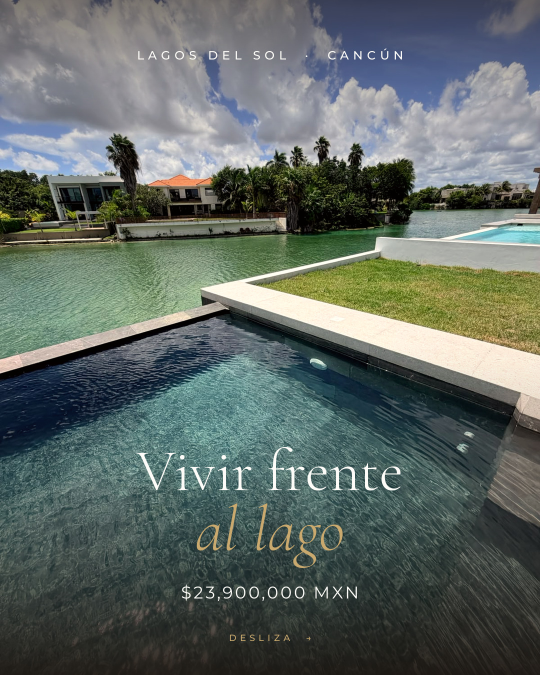
#> input picture campana-lagos-del-sol/salidas/carrusel/carrusel_01.jpg, 1080 x 1350 px, given in place of p08.jpg, which was not available (shown at 1/2 size)
$ python miniatura.py out.png
#> lines starting #> are read from the running program, lines starting #| are printed output that depends on the picture; pictures that were not available may be replaced by others from this repository, and a replacement may not be noted
### campana-lagos-del-sol/scripts/marca.py
"""Utilidades de marca ALTA VIDA: color, tipografía, gradación y recortes."""
import os
from PIL import Image, ImageDraw, ImageFont, ImageEnhance, ImageFilter

ESPRESSO = (28, 21, 16)
ORO = (201, 169, 110)
MARFIL = (253, 252, 248)

S = os.environ.get("CAMP_SRC", "")
FONTS = os.path.join(S, "fonts")
LOGO = os.path.join(S, "src", "ALTA_VIDA_PNG_.png")


def fuente(familia, tam, estilo):
    archivos = {
        "cormorant": "CormorantGaramond%5Bwght%5D.ttf",
        "cormorant-it": "CormorantGaramond-Italic%5Bwght%5D.ttf",
        "montserrat": "Montserrat%5Bwght%5D.ttf",
    }
    f = ImageFont.truetype(os.path.join(FONTS, archivos[familia]), tam)
    pesos = {"Thin": 100, "ExtraLight": 200, "Light": 300, "Regular": 400,
             "Medium": 500, "SemiBold": 600, "Bold": 700}
    f.set_variation_by_axes([pesos[estilo]])
    return f


def gradar(im):
    """Gradación cálida y suave tipo editorial."""
    im = im.convert("RGB")
#> im is the input picture: PIL image 1080x1350 RGB; mean R, G, B 95.1, 104.9, 100.5
    im = ImageEnhance.Color(im).enhance(0.9)
    im = ImageEnhance.Contrast(im).enhance(1.06)
    r, g, b = im.split()
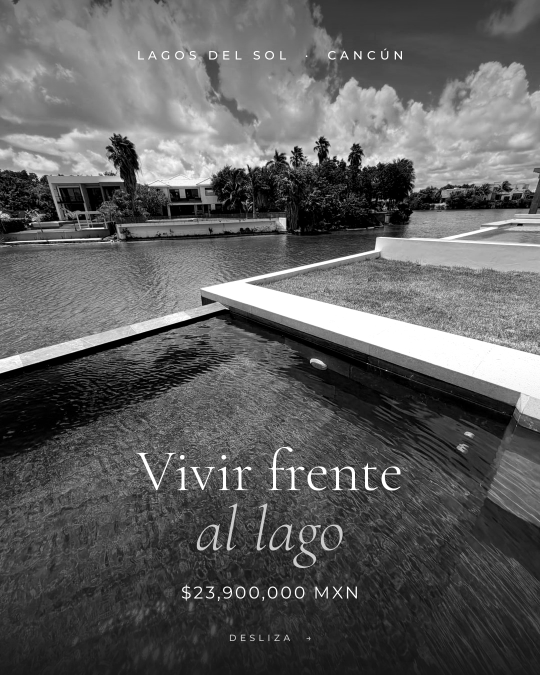
#> r: PIL image 1080x1350 L (shown at 1/2 size); min 0, max 255, mean 94.5
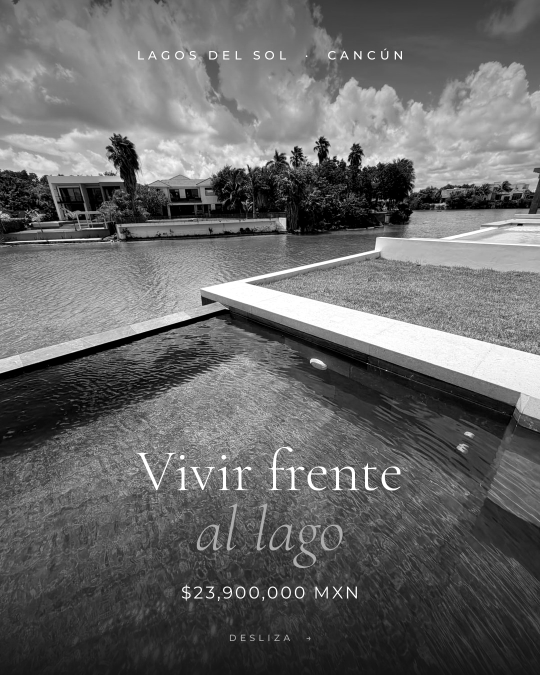
#> g: PIL image 1080x1350 L (shown at 1/2 size); min 0, max 255, mean 103.9
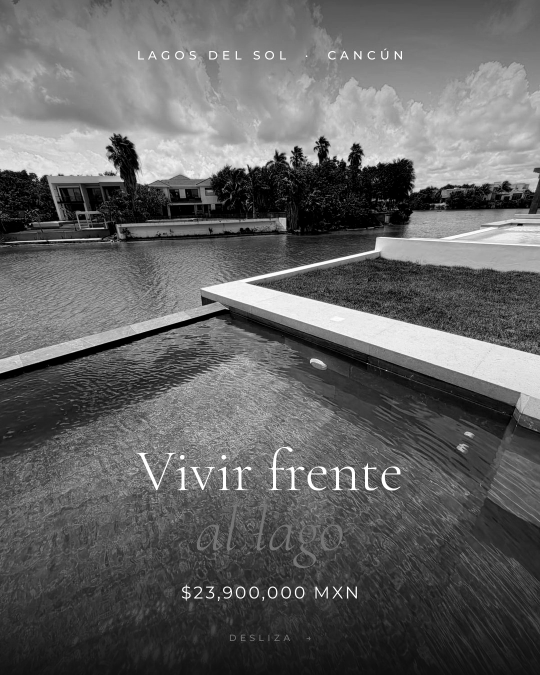
#> b: PIL image 1080x1350 L (shown at 1/2 size); min 0, max 255, mean 99.8
    r = r.point(lambda v: min(255, int(v * 1.035 + 3)))
    b = b.point(lambda v: int(v * 0.96))
    im = Image.merge("RGB", (r, g, b))
    return im


def cubrir(im, w, h, fx=0.5, fy=0.5):
    """Recorta y escala para llenar w×h con punto focal (fx, fy)."""
#> called with w = 1280, h = 720, fx = 0.5, fy = 0.3
    iw, ih = im.size
#> iw = 1080; ih = 1350
    esc = max(w / iw, h / ih)
#> esc = 1.19
    nw, nh = int(iw * esc + 0.5), int(ih * esc + 0.5)
#> nw = 1280; nh = 1600
    im = im.resize((nw, nh), Image.LANCZOS)
#> im: PIL image 1280x1600 RGB
    x = int((nw - w) * fx)
#> x = 0
    y = int((nh - h) * fy)
#> y = 264
    return im.crop((x, y, x + w, y + h))
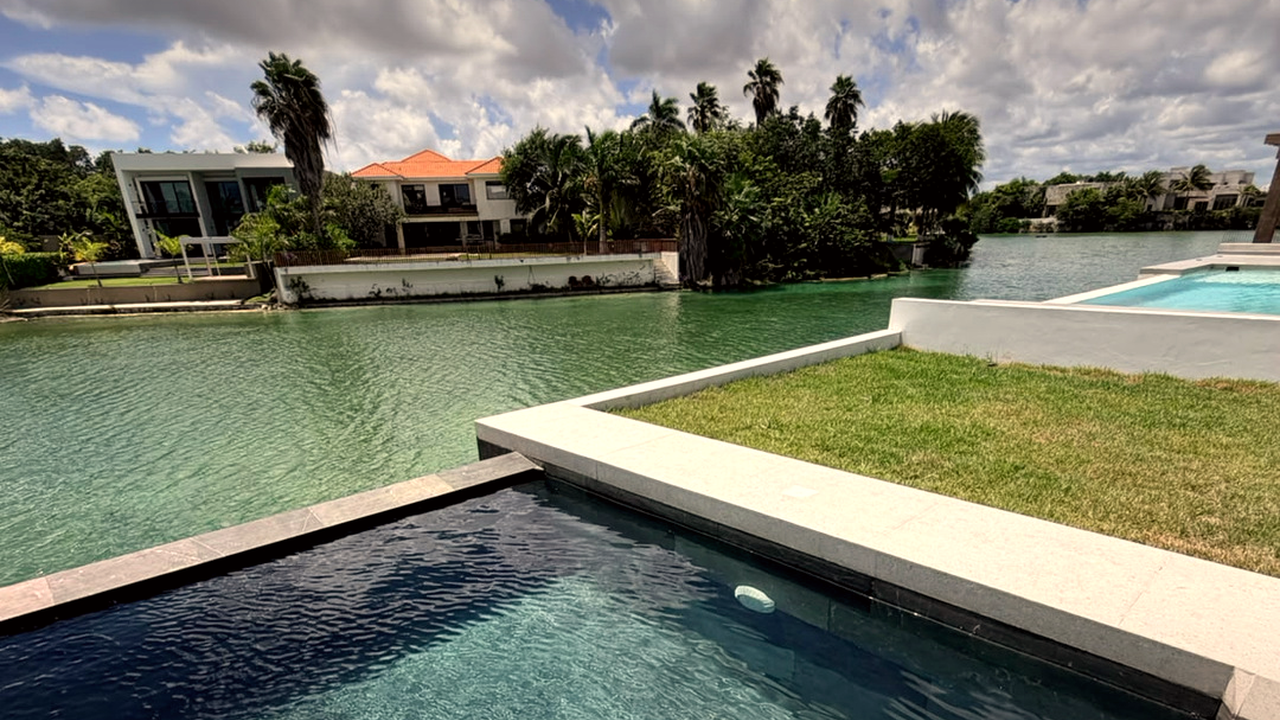
#> returned value: PIL image 1280x720 RGB; mean R, G, B 120.6, 123.4, 107.1


# [34 lines left out: functions degradado, texto_espaciado, logo, not called in this run]

### campana-lagos-del-sol/scripts/miniatura.py
"""Miniatura YouTube 1280×720."""
import os, sys
from PIL import Image, ImageDraw
sys.path.insert(0, os.path.dirname(__file__))
from marca import *

W, H = 1280, 720
im = cubrir(gradar(Image.open(f"{S}/photos/p08.jpg")), W, H, 0.5, 0.3).convert("RGBA")
#> im: PIL image 1280x720 RGBA
capa = Image.new("RGBA", (W, H), (0, 0, 0, 0))
#> capa: PIL image 1280x720 RGBA; every value is 0
d = ImageDraw.Draw(capa)
for x in range(W):
    a = int(235 * max(0, 1 - x / 820) ** 1.3)
    d.line([(x, 0), (x, H)], fill=ESPRESSO + (a,))
im.alpha_composite(capa)
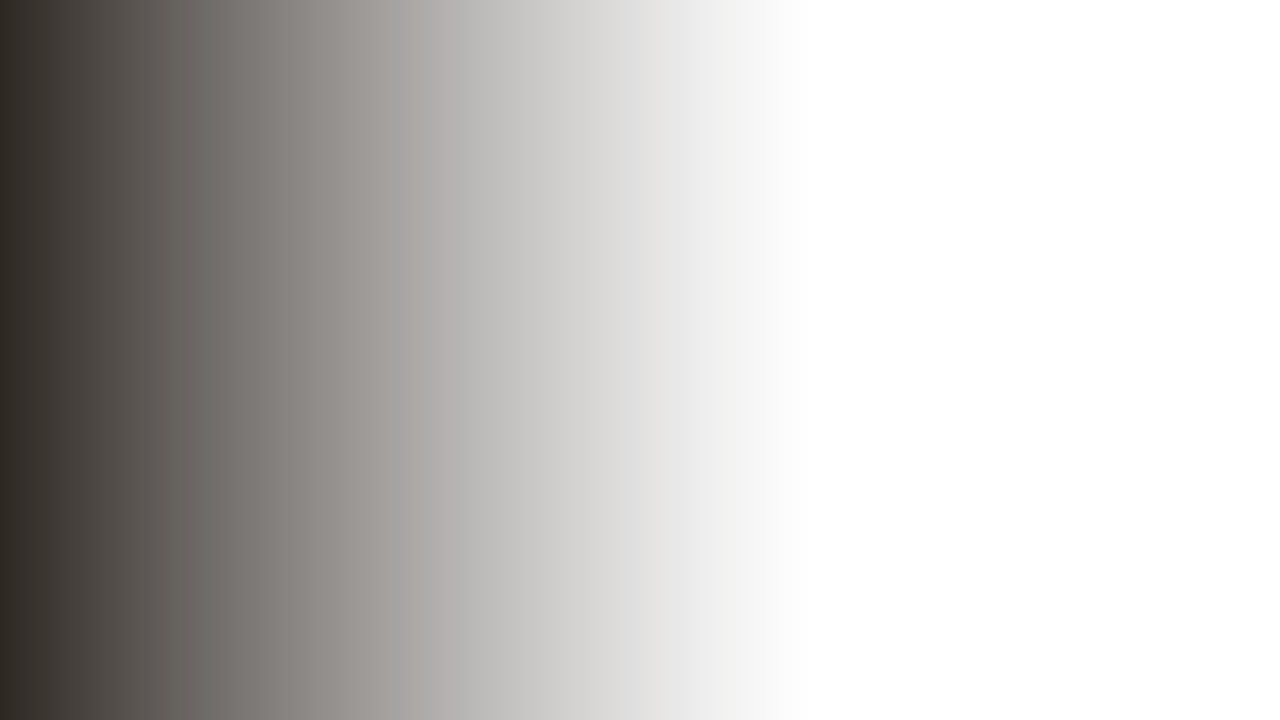
#> capa: PIL image 1280x720 RGBA; mean R, G, B, A 28, 21, 16, 65.2; transparent parts drawn white
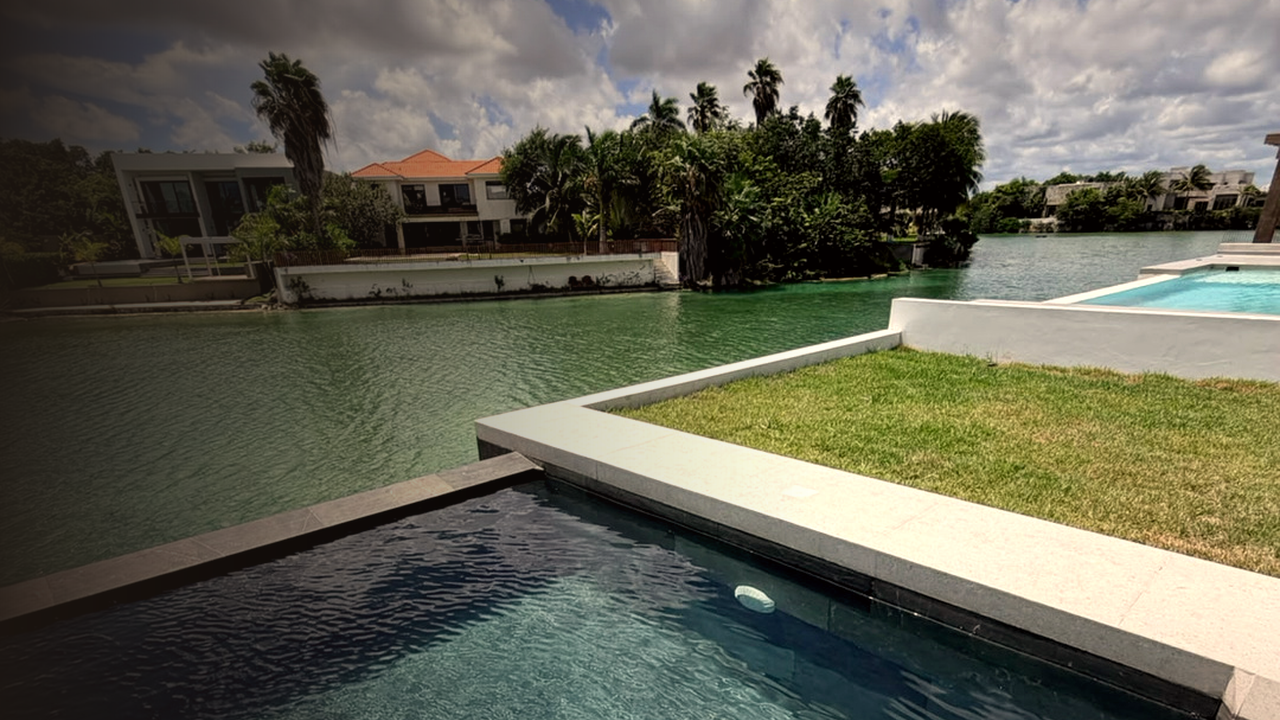
#> im: PIL image 1280x720 RGBA; mean R, G, B, A 99.9, 99.5, 84.6, 255
d = ImageDraw.Draw(im)
texto_espaciado(d, (70, 150), "LAGOS DEL SOL · CANCÚN", fuente("montserrat", 26, "SemiBold"), ORO, 0.3)
#> (the run stopped early here; a loop or call above may not have finished)

$ run again, on campana-lagos-del-sol/salidas/carrusel/carrusel_02.jpg
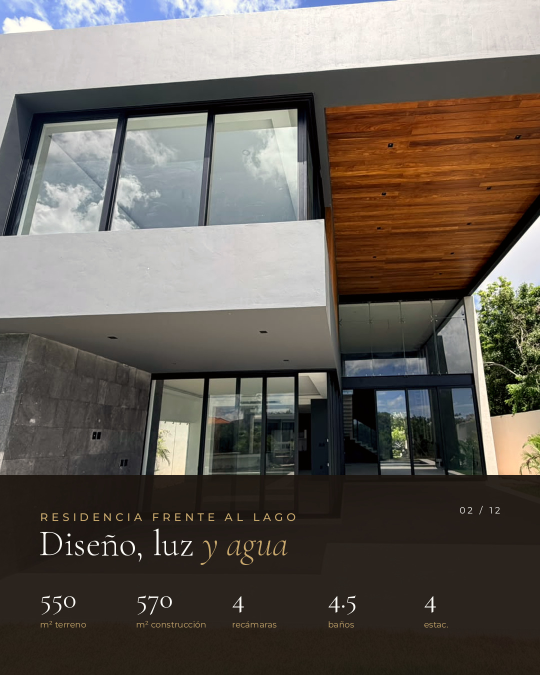
#> input picture campana-lagos-del-sol/salidas/carrusel/carrusel_02.jpg, 1080 x 1350 px, given in place of p08.jpg, which was not available (shown at 1/2 size)
#> in gradar, im is the input picture: PIL image 1080x1350 RGB; mean R, G, B 102, 95, 87.4
#> in gradar, `r, g, b = im.split()`:
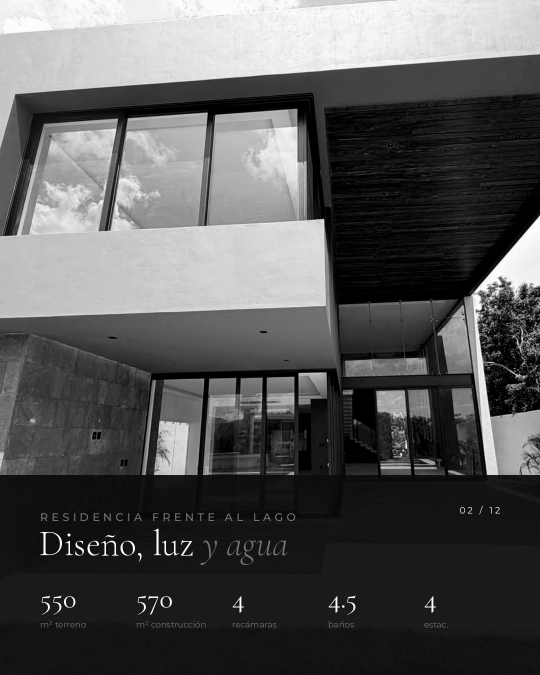
#> b: PIL image 1080x1350 L (shown at 1/2 size); min 0, max 255, mean 87
#> iw = 1080; ih = 1350
#> esc = 1.19
#> nw = 1280; nh = 1600
#> x = 0
#> y = 264
#> `im.alpha_composite(capa)`:
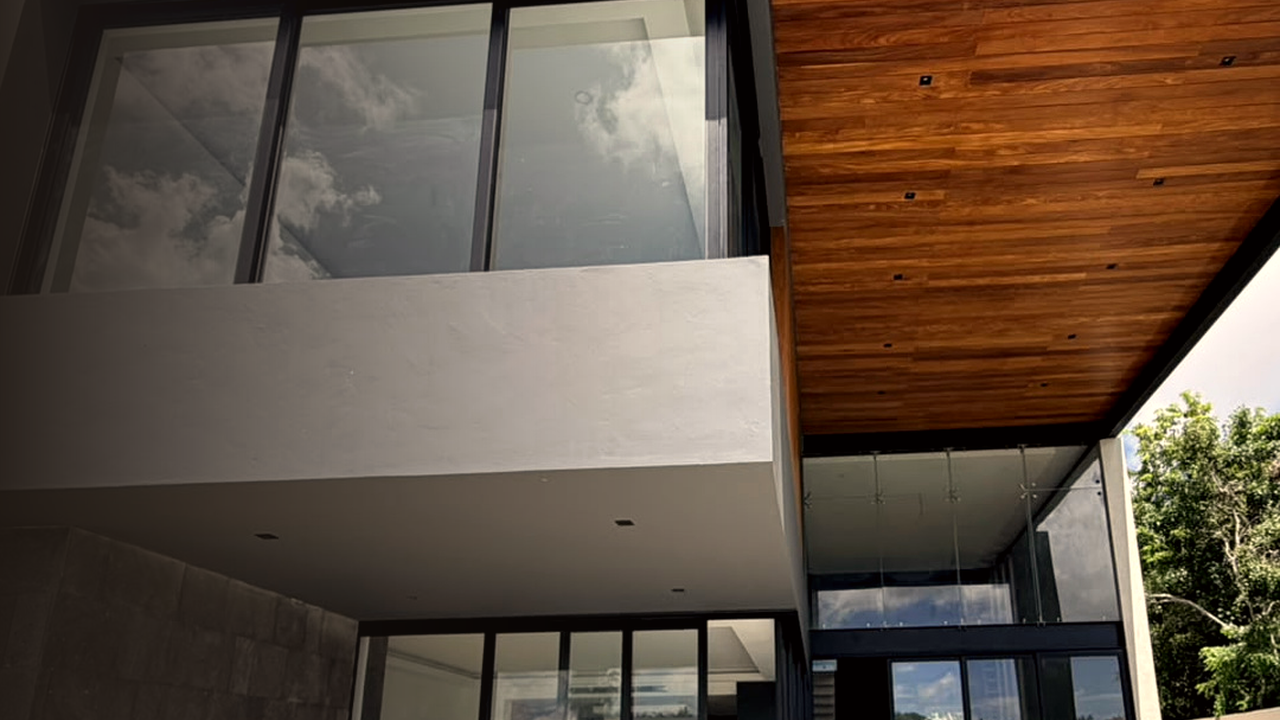
#> im: PIL image 1280x720 RGBA; mean R, G, B, A 98.5, 82.3, 68.1, 255
